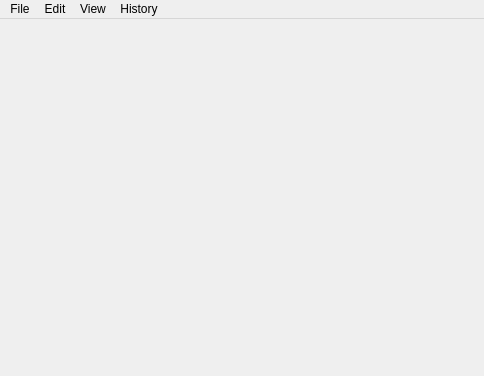
<?xml version="1.0" encoding="UTF-8"?>
<ui version="4.0">
 <class>MainWindow</class>
 <widget class="QMainWindow" name="MainWindow">
  <property name="geometry">
   <rect>
    <x>0</x>
    <y>0</y>
    <width>484</width>
    <height>376</height>
   </rect>
  </property>
  <property name="windowTitle">
   <string>theWeb</string>
  </property>
  <property name="windowIcon">
   <iconset theme="theweb" resource="resources.qrc">
    <normaloff>:/icons/theweb.svg</normaloff>:/icons/theweb.svg</iconset>
  </property>
  <widget class="QWidget" name="centralWidget">
   <layout class="QVBoxLayout" name="verticalLayout">
    <property name="spacing">
     <number>0</number>
    </property>
    <property name="leftMargin">
     <number>0</number>
    </property>
    <property name="topMargin">
     <number>0</number>
    </property>
    <property name="rightMargin">
     <number>0</number>
    </property>
    <property name="bottomMargin">
     <number>0</number>
    </property>
    <item>
     <widget class="Toolbar" name="toolbarWidget" native="true">
      <property name="sizePolicy">
       <sizepolicy hsizetype="Preferred" vsizetype="Maximum">
        <horstretch>0</horstretch>
        <verstretch>0</verstretch>
       </sizepolicy>
      </property>
     </widget>
    </item>
    <item>
     <widget class="QWidget" name="tabFrame" native="true">
      <layout class="QHBoxLayout" name="horizontalLayout">
       <property name="spacing">
        <number>0</number>
       </property>
       <property name="leftMargin">
        <number>0</number>
       </property>
       <property name="topMargin">
        <number>0</number>
       </property>
       <property name="rightMargin">
        <number>0</number>
       </property>
       <property name="bottomMargin">
        <number>0</number>
       </property>
       <item>
        <layout class="QHBoxLayout" name="tabLayout">
         <property name="spacing">
          <number>0</number>
         </property>
        </layout>
       </item>
       <item>
        <widget class="ToolbarButton" name="closeTabButton">
         <property name="sizePolicy">
          <sizepolicy hsizetype="Fixed" vsizetype="Preferred">
           <horstretch>0</horstretch>
           <verstretch>0</verstretch>
          </sizepolicy>
         </property>
         <property name="text">
          <string/>
         </property>
         <property name="icon">
          <iconset theme="window-close">
           <normaloff>.</normaloff>.</iconset>
         </property>
         <property name="autoRaise">
          <bool>true</bool>
         </property>
        </widget>
       </item>
      </layout>
     </widget>
    </item>
    <item>
     <widget class="tStackedWidget" name="tabs"/>
    </item>
   </layout>
  </widget>
  <widget class="QMenuBar" name="menuBar">
   <property name="geometry">
    <rect>
     <x>0</x>
     <y>0</y>
     <width>484</width>
     <height>22</height>
    </rect>
   </property>
   <widget class="QMenu" name="menuFile">
    <property name="title">
     <string>File</string>
    </property>
    <addaction name="actionNewTab"/>
    <addaction name="actionNew_Window"/>
    <addaction name="actionNew_Oblivion_Window"/>
    <addaction name="separator"/>
    <addaction name="actionSettings"/>
    <addaction name="separator"/>
    <addaction name="actionExit"/>
   </widget>
   <widget class="QMenu" name="menuEdit">
    <property name="title">
     <string>Edit</string>
    </property>
   </widget>
   <widget class="QMenu" name="menuView">
    <property name="title">
     <string>View</string>
    </property>
    <addaction name="actionGoBack"/>
    <addaction name="actionGoForward"/>
    <addaction name="actionReload"/>
   </widget>
   <widget class="QMenu" name="menuHistory">
    <property name="title">
     <string>History</string>
    </property>
    <addaction name="actionViewFullHistory"/>
   </widget>
   <addaction name="menuFile"/>
   <addaction name="menuEdit"/>
   <addaction name="menuView"/>
   <addaction name="menuHistory"/>
  </widget>
  <action name="actionGoBack">
   <property name="icon">
    <iconset theme="go-previous">
     <normaloff>.</normaloff>.</iconset>
   </property>
   <property name="text">
    <string>Go Back</string>
   </property>
   <property name="shortcut">
    <string>Alt+Left</string>
   </property>
  </action>
  <action name="actionGoForward">
   <property name="icon">
    <iconset theme="go-next">
     <normaloff>.</normaloff>.</iconset>
   </property>
   <property name="text">
    <string>Go Forward</string>
   </property>
   <property name="shortcut">
    <string>Alt+Right</string>
   </property>
  </action>
  <action name="actionReload">
   <property name="icon">
    <iconset theme="view-refresh">
     <normaloff>.</normaloff>.</iconset>
   </property>
   <property name="text">
    <string>Reload</string>
   </property>
   <property name="shortcut">
    <string>Ctrl+R</string>
   </property>
  </action>
  <action name="actionNewTab">
   <property name="icon">
    <iconset theme="tab-new">
     <normaloff>.</normaloff>.</iconset>
   </property>
   <property name="text">
    <string>New Tab</string>
   </property>
   <property name="shortcut">
    <string>Ctrl+T</string>
   </property>
  </action>
  <action name="actionNew_Window">
   <property name="icon">
    <iconset theme="window-new">
     <normaloff>.</normaloff>.</iconset>
   </property>
   <property name="text">
    <string>New Window</string>
   </property>
   <property name="shortcut">
    <string>Ctrl+N</string>
   </property>
  </action>
  <action name="actionNew_Oblivion_Window">
   <property name="icon">
    <iconset theme="window-new">
     <normaloff>.</normaloff>.</iconset>
   </property>
   <property name="text">
    <string>New Oblivion Window</string>
   </property>
   <property name="shortcut">
    <string>Ctrl+Shift+N</string>
   </property>
  </action>
  <action name="actionSettings">
   <property name="icon">
    <iconset theme="configure">
     <normaloff>.</normaloff>.</iconset>
   </property>
   <property name="text">
    <string>Settings</string>
   </property>
   <property name="shortcut">
    <string>Ctrl+,</string>
   </property>
  </action>
  <action name="actionExit">
   <property name="icon">
    <iconset theme="application-exit">
     <normaloff>.</normaloff>.</iconset>
   </property>
   <property name="text">
    <string>Exit</string>
   </property>
   <property name="shortcut">
    <string>Ctrl+Q</string>
   </property>
  </action>
  <action name="actionViewFullHistory">
   <property name="icon">
    <iconset theme="view-history" resource="resources.qrc">
     <normaloff>:/icons/view-history.svg</normaloff>:/icons/view-history.svg</iconset>
   </property>
   <property name="text">
    <string>View Full History</string>
   </property>
   <property name="shortcut">
    <string>Ctrl+H</string>
   </property>
  </action>
 </widget>
 <layoutdefault spacing="6" margin="11"/>
 <customwidgets>
  <customwidget>
   <class>Toolbar</class>
   <extends>QWidget</extends>
   <header>widgets/toolbar.h</header>
   <container>1</container>
  </customwidget>
  <customwidget>
   <class>ToolbarButton</class>
   <extends>QToolButton</extends>
   <header>widgets/toolbarbutton.h</header>
  </customwidget>
  <customwidget>
   <class>tStackedWidget</class>
   <extends>QStackedWidget</extends>
   <header location="global">tstackedwidget.h</header>
   <container>1</container>
  </customwidget>
 </customwidgets>
 <resources>
  <include location="resources.qrc"/>
 </resources>
 <connections/>
</ui>
